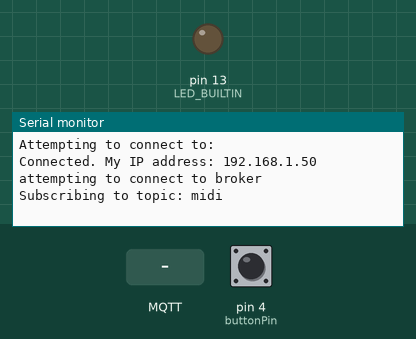
Recording of a sketch running on a simulated Arduino Uno WiFi Rev2. Shown: output pins drawn as LEDs (lit = HIGH), the last lines printed to the serial monitor. Inputs (shaded band) come from the test bench; at power-on: pin 4 (buttonPin) HIGH. WiFi joins after 1.5 s; servers stay silent unless stated; random numbers use the default seed unless the sketch sets one; no MQTT or app messages arrive unless stated; not simulated (calls return 0 or success): arduino_secrets.h.

Above: at 4.7 s.
4.8 s: MQTT message "1" arrives on the first subscribed topic
At 5.3 s:
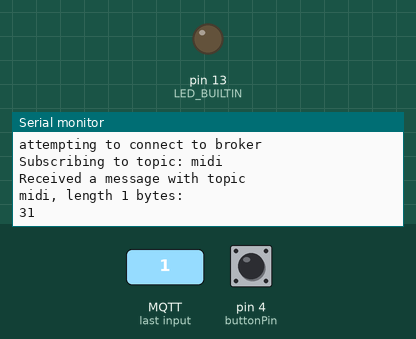
6.3 s: MQTT message "on" arrives on the first subscribed topic
At 7.5 s:
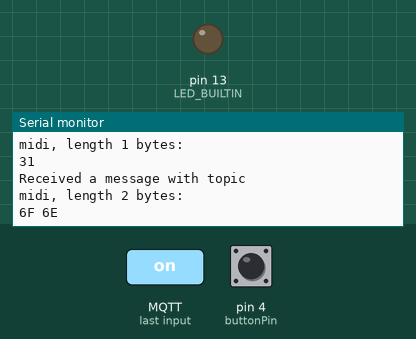
7.8 s: MQTT message "off" arrives on the first subscribed topic
At 8.8 s:
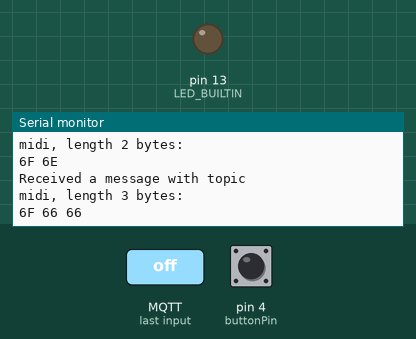

The sketch:

MqttClientMIDIController.ino
```cpp
/*
  MQTT Client that sends MIDI

  This sketch demonstrates an MQTT client that connects to a broker, subscribes to a topic,
  and  sends  messages on that topic. The messages are three-byte arrays that are MIDI
  noteon and noteoff messages.

 This sketch uses https://public.cloud.shiftr.io as the MQTT broker, but others will work as well.
  See https://tigoe.github.io/mqtt-examples/#broker-client-settings for connection details.

 Libraries used:
  * http://librarymanager/All#WiFiNINA or
  * http://librarymanager/All#WiFi101
  * http://librarymanager/All#ArduinoMqttClient

  the arduino_secrets.h file:
  #define SECRET_SSID ""    // network name
  #define SECRET_PASS ""    // network password
  #define SECRET_MQTT_USER "public" // broker username
  #define SECRET_MQTT_PASS "public" // broker password

  created 24 Nov 2020
  modified 5 Jan 2023
  by Tom Igoe
*/
#include <WiFiNINA.h>  // use this for Nano 33 IoT, MKR1010, Uno WiFi
// #include <WiFi101.h>    // use this for MKR1000
#include <ArduinoMqttClient.h>
#include "arduino_secrets.h"

// initialize WiFi connection:
WiFiSSLClient wifi;
MqttClient mqttClient(wifi);
const int buttonPin = 4;


// details for MQTT client:
char broker[] = "public.cloud.shiftr.io";
int port = 8883;
char topic[] = "midi";
String clientID = "arduinoMidiControllerClient-";

// musical items:
int major[] = { 2, 2, 1, 2, 2, 2, 1 };
// an array to hold the final notes of the scale:
int scale[8];

// start with middle C:
int tonic = 48;  // MIDI note value for middle C
// note to play:
int noteValue = tonic;

// previous state of the button:
int lastButtonState = LOW;
void setup() {
  pinMode(buttonPin, INPUT_PULLUP);

  // initialize serial:
  Serial.begin(9600);
  // wait for serial monitor to open:
  if (!Serial) delay(3000);
  pinMode(LED_BUILTIN, OUTPUT);
  // connect to WiFi:
  connectToNetwork();
  // make the clientID unique by adding the last three digits of the MAC address:
  byte mac[6];
  WiFi.macAddress(mac);
  for (int i = 0; i < 3; i++) {
    clientID += String(mac[i], HEX);
  }
  // set the credentials for the MQTT client:
  mqttClient.setId(clientID);
  // if needed, login to the broker with a username and password:
  mqttClient.setUsernamePassword(SECRET_MQTT_USER, SECRET_MQTT_PASS);

  // fill the scale array with the scale you want:
  // start with the initial note:
  scale[0] = tonic;
  int note = scale[0];
  // iterate over the intervals, adding each to the next note
  // in the scale. You can change major to naturalMinor
  // if you want that kind of scale instead:
  for (int n = 0; n < 7; n++) {
    note = note + major[n];
    scale[n + 1] = note;
  }
}

void loop() {
  // if you disconnected from the network, reconnect:
  if (WiFi.status() != WL_CONNECTED) {
    connectToNetwork();
    // skip the rest of the loop until you are connected:
    return;
  }

  // if not connected to the broker, try to connect:
  if (!mqttClient.connected()) {
    Serial.println("attempting to connect to broker");
    connectToBroker();
  }
  // poll for new messages from the broker:
  mqttClient.poll();

  // read the pushbutton:
  int buttonState = digitalRead(buttonPin);
  // compare its state to the previous state:
  if (buttonState != lastButtonState) {
    // debounce delay:
    delay(5);
    // if the button's changed and it's pressed:
    if (buttonState == LOW) {
      // pick a random note in the scale:
      noteValue = scale[random(8)];
      // play it:
      sendMqttMessage(0x90, noteValue, 0x7F);
    } else {
      // turn the note off:
      sendMqttMessage(0x80, noteValue, 0);
    }
    // save the button state for comparison next time through:
    lastButtonState = buttonState;
  }
}

void onMqttMessage(int messageSize) {
  // we received a message, print out the topic and contents
  Serial.println("Received a message with topic ");
  Serial.print(mqttClient.messageTopic());
  Serial.print(", length ");
  Serial.print(messageSize);
  Serial.println(" bytes:");

  if (messageSize > 0) {
    // set up an array for the MIDI bytes:
    byte message[messageSize];

    // message byte counter:
    int i = 0;
    // read the message:
    while (mqttClient.available()) {
      // convert numeric string to an int:
      message[i] = mqttClient.read();
      Serial.print(message[i], HEX);
      Serial.print(" ");
      i++;
    }
    Serial.println();
  }
}

boolean connectToBroker() {
  // if the MQTT client is not connected:
  if (!mqttClient.connect(broker, port)) {
    // print out the error message:
    Serial.print("MOTT connection failed. Error no: ");
    Serial.println(mqttClient.connectError());
    // return that you're not connected:
    return false;
  }

  // set the message receive callback:
  mqttClient.onMessage(onMqttMessage);
  // subscribe to a topic:
  Serial.print("Subscribing to topic: ");
  Serial.println(topic);
  mqttClient.subscribe(topic);

  // once you're connected, you
  // return that you're connected:
  return true;
}

void sendMqttMessage(byte cmd, byte data1, byte data2) {
  mqttClient.beginMessage(topic);
  mqttClient.write(cmd);
  mqttClient.write(data1);
  mqttClient.write(data2);
  // send the message:
  mqttClient.endMessage();
}

void connectToNetwork() {
  // try to connect to the network:
  while (WiFi.status() != WL_CONNECTED) {
    Serial.println("Attempting to connect to: " + String(SECRET_SSID));
    //Connect to WPA / WPA2 network:
    WiFi.begin(SECRET_SSID, SECRET_PASS);
    delay(2000);
  }

  // print IP address once connected:
  Serial.print("Connected. My IP address: ");
  Serial.println(WiFi.localIP());
}
```

Measured:
- after the input at 4.8 s, the serial monitor: prints a new line at once (image 1)
- after the input at 6.3 s, the serial monitor: prints a new line at once (image 2)
- after the input at 7.8 s, the serial monitor: prints a new line at once (image 3)
